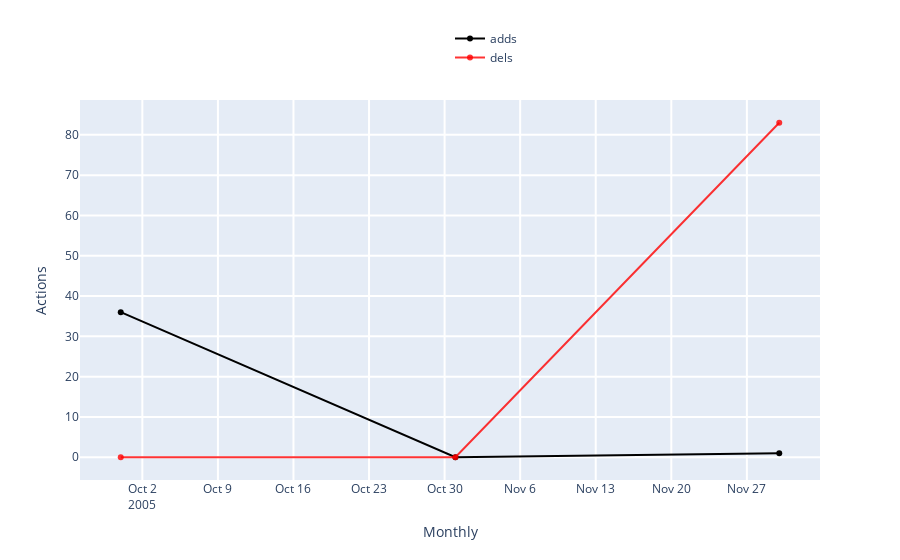

The code cell stored with this chart in its notebook:
### Markdown cell above
### <span style="color:green"> TRY YOURSELF! THIS IS WHAT WILL HAPPEN WHEN YOU CLICK 'Refresh Conflicting Editors Activities' Button </span>

### Code cell
### ----------------------------------------------------------------------------------------------------- ###
### TRY YOURSELF! THIS IS WHAT WILL HAPPEN WHEN YOU CLICK 'Refresh Conflicting Editors Activities' BUTTON ###
### ----------------------------------------------------------------------------------------------------- ###

## This is the page you used and the editor you select in the above grid. ##
print('The page that is being used:', the_page['title'])
print('Selected editor:', editor_info['name'])

## First check if the list is empty. ##
if len(final_editors) == 0:
    print('There is no other registered conflicting editor. Please try another one!')
else:
    print('Available Conflicting Editors:', final_editors['name'].tolist())
    
    ## Merge editors' total actions information into 'final_editors' table. ##
    final_editors['userid'] = final_editors['userid'].astype('int')
    conf_editor_total_actions = final_editors[['userid','name','registration']].merge(total_actions, 
                                             left_on='userid', right_on='editor_id', how='left').set_index('userid')
    
    ## Visualization, core visual code lies in ActionsListener, then the interact function    ##
    ## make it interactive, mode details see:                                                 ##
    ## https://github.com/gesiscss/wikiwho_demo/blob/master/visualization/actions_listener.py ##
    
    # Create an ActionsListener instance.
    actionslistener = ActionsListener(conf_editor_total_actions)
    
    # What types of these actions?
    actions_types = (conf_editor_total_actions.loc[:,'total':'total_stopword_count'].columns.append(
                        conf_editor_total_actions.loc[:,'adds':'reins_stopword_count'].columns)).values.tolist()
    
    # Visualization: try yourself by coding!
    begin_date = date(2002, 3, 1)
    end_date = date(2019, 4, 1)
    editor_name = 'All' # Select one conflicting name from the above name list, or 'All'!
    frequency = 'Monthly' # 'Yearly', 'Monthly'
    black_line = 'adds' # Choose one from 'actions_types'. Note that 'black_line doesn't have 'None' option but others have.
    red_line = 'dels'
    blue_line = 'None'
    green_line = 'None'
    
    print('Time range from', begin_date.strftime("%Y-%m-%d"), 'to', end_date.strftime("%Y-%m-%d"))
    print("Current editor's name is", editor_name)
    
    actionslistener.listen(
        _range = (begin_date, end_date),
        editor = editor_name,
        granularity = frequency,
        black = black_line,
        red = red_line,
        blue = blue_line,
        green = green_line)

### Figure 1 — Plotly figure (JSON) as saved in the notebook; plotly's stock layout.template omitted (floating-point values rounded to 4 significant figures)
{"data": [{"marker": {"color": "rgba(0, 0, 0, 1)"}, "name": "adds", "type": "scatter", "x": ["2005-09-30T00:00:00", "2005-10-31T00:00:00", "2005-11-30T00:00:00"], "y": [36, 0, 1]}, {"marker": {"color": "rgba(255, 0, 0, .8)"}, "name": "dels", "type": "scatter", "x": ["2005-09-30T00:00:00", "2005-10-31T00:00:00", "2005-11-30T00:00:00"], "y": [0, 0, 83]}], "layout": {"barmode": "group", "hovermode": "closest", "legend": {"x": 0.5, "y": 1.2}, "showlegend": true, "xaxis": {"gridwidth": 2, "ticklen": 5, "title": {"text": "Monthly"}, "zeroline": true}, "yaxis": {"gridwidth": 2, "ticklen": 5, "title": {"text": "Actions"}}}}
